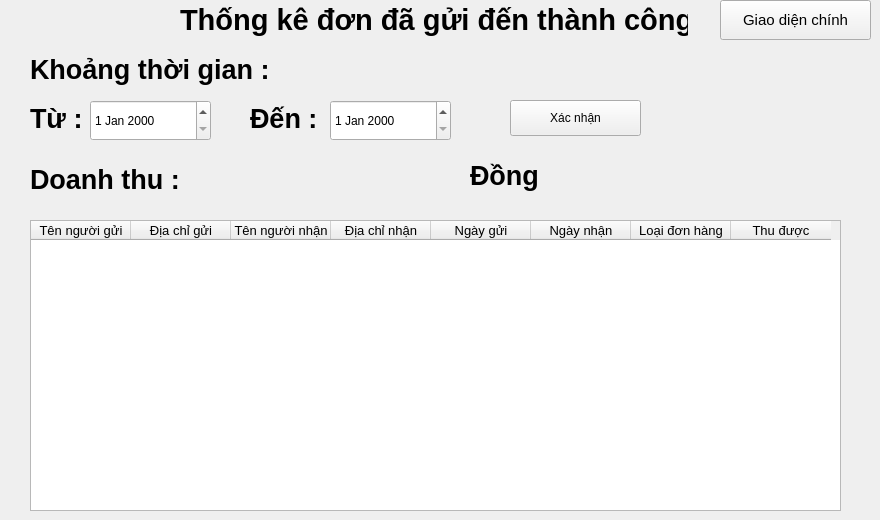
    <widget class="QWidget" name="DoanhThu4">
     <widget class="QLabel" name="label0_16">
      <property name="geometry">
       <rect>
        <x>180</x>
        <y>0</y>
        <width>508</width>
        <height>39</height>
       </rect>
      </property>
      <property name="font">
       <font>
        <family>Segoe UI</family>
        <pointsize>22</pointsize>
        <bold>true</bold>
       </font>
      </property>
      <property name="autoFillBackground">
       <bool>false</bool>
      </property>
      <property name="text">
       <string>Thống kê đơn đã gửi đến thành công</string>
      </property>
     </widget>
     <widget class="QLabel" name="label0_17">
      <property name="geometry">
       <rect>
        <x>30</x>
        <y>50</y>
        <width>252</width>
        <height>39</height>
       </rect>
      </property>
      <property name="font">
       <font>
        <family>Segoe UI</family>
        <pointsize>20</pointsize>
        <bold>true</bold>
       </font>
      </property>
      <property name="autoFillBackground">
       <bool>false</bool>
      </property>
      <property name="text">
       <string>Khoảng thời gian :</string>
      </property>
     </widget>
     <widget class="QLabel" name="label0_18">
      <property name="geometry">
       <rect>
        <x>30</x>
        <y>160</y>
        <width>160</width>
        <height>39</height>
       </rect>
      </property>
      <property name="font">
       <font>
        <family>Segoe UI</family>
        <pointsize>20</pointsize>
        <bold>true</bold>
       </font>
      </property>
      <property name="autoFillBackground">
       <bool>false</bool>
      </property>
      <property name="text">
       <string>Doanh thu :</string>
      </property>
     </widget>
     <widget class="QLabel" name="label0_19">
      <property name="geometry">
       <rect>
        <x>470</x>
        <y>150</y>
        <width>75</width>
        <height>51</height>
       </rect>
      </property>
      <property name="font">
       <font>
        <family>Segoe UI</family>
        <pointsize>20</pointsize>
        <bold>true</bold>
       </font>
      </property>
      <property name="autoFillBackground">
       <bool>false</bool>
      </property>
      <property name="text">
       <string>Đồng</string>
      </property>
     </widget>
     <widget class="QLabel" name="label0_20">
      <property name="geometry">
       <rect>
        <x>30</x>
        <y>100</y>
        <width>55</width>
        <height>36</height>
       </rect>
      </property>
      <property name="font">
       <font>
        <family>Segoe UI</family>
        <pointsize>20</pointsize>
        <bold>true</bold>
       </font>
      </property>
      <property name="autoFillBackground">
       <bool>false</bool>
      </property>
      <property name="text">
       <string>Từ : </string>
      </property>
     </widget>
     <widget class="QLabel" name="label0_21">
      <property name="geometry">
       <rect>
        <x>250</x>
        <y>100</y>
        <width>72</width>
        <height>36</height>
       </rect>
      </property>
      <property name="font">
       <font>
        <family>Segoe UI</family>
        <pointsize>20</pointsize>
        <bold>true</bold>
       </font>
      </property>
      <property name="autoFillBackground">
       <bool>false</bool>
      </property>
      <property name="text">
       <string>Đến : </string>
      </property>
     </widget>
     <widget class="QPushButton" name="pushButtonVeGDCPageThongKe">
      <property name="geometry">
       <rect>
        <x>720</x>
        <y>0</y>
        <width>151</width>
        <height>40</height>
       </rect>
      </property>
      <property name="font">
       <font>
        <pointsize>11</pointsize>
        <bold>false</bold>
       </font>
      </property>
      <property name="text">
       <string>Giao diện chính</string>
      </property>
     </widget>
     <widget class="QLabel" name="label_6">
      <property name="geometry">
       <rect>
        <x>200</x>
        <y>160</y>
        <width>261</width>
        <height>31</height>
       </rect>
      </property>
      <property name="font">
       <font>
        <pointsize>20</pointsize>
        <bold>true</bold>
       </font>
      </property>
      <property name="text">
       <string/>
      </property>
     </widget>
     <widget class="QDateEdit" name="dateEdit">
      <property name="geometry">
       <rect>
        <x>90</x>
        <y>100</y>
        <width>121</width>
        <height>41</height>
       </rect>
      </property>
     </widget>
     <widget class="QDateEdit" name="dateEdit_2">
      <property name="geometry">
       <rect>
        <x>330</x>
        <y>100</y>
        <width>121</width>
        <height>41</height>
       </rect>
      </property>
     </widget>
     <widget class="QTableWidget" name="tableWidgetDSDoanhThu">
      <property name="geometry">
       <rect>
        <x>30</x>
        <y>220</y>
        <width>811</width>
        <height>291</height>
       </rect>
      </property>
      <property name="font">
       <font>
        <pointsize>10</pointsize>
       </font>
      </property>
      <column>
       <property name="text">
        <string>Tên người gửi</string>
       </property>
      </column>
      <column>
       <property name="text">
        <string>Địa chỉ gửi</string>
       </property>
      </column>
      <column>
       <property name="text">
        <string>Tên người nhận</string>
       </property>
      </column>
      <column>
       <property name="text">
        <string>Địa chỉ nhận</string>
       </property>
      </column>
      <column>
       <property name="text">
        <string>Ngày gửi</string>
       </property>
      </column>
      <column>
       <property name="text">
        <string>Ngày nhận</string>
       </property>
      </column>
      <column>
       <property name="text">
        <string>Loại đơn hàng</string>
       </property>
      </column>
      <column>
       <property name="text">
        <string>Thu được</string>
       </property>
      </column>
     </widget>
     <widget class="QPushButton" name="pushButtonXacNhanThongKeTheoThoiGian">
      <property name="geometry">
       <rect>
        <x>510</x>
        <y>100</y>
        <width>131</width>
        <height>36</height>
       </rect>
      </property>
      <property name="text">
       <string>Xác nhận</string>
      </property>
     </widget>
    </widget>
